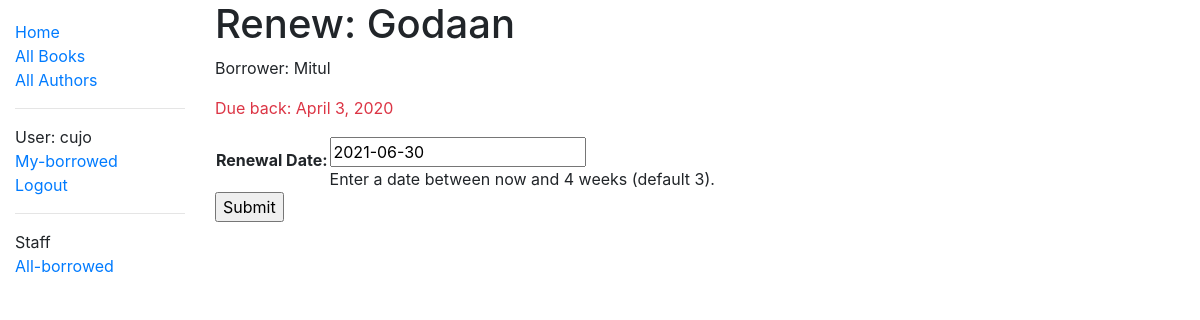
Page /catalog/book/1a88c6c0-4e83-420d-a810-f964c7ec341b/renew/ (signed in) on the committed database.
### catalog/models.py (models this page shows, shortened)
class BookInstance(models.Model):
	id=models.UUIDField(primary_key=True,default=uuid.uuid4,help_text="Unique ID for this book across the library")
	book=models.ForeignKey(Book,on_delete=models.CASCADE,null=True)
	imprint=models.CharField(max_length=200)
	due_back=models.DateField(blank=True,null=True)
	language=models.ForeignKey('Language',on_delete=models.SET_NULL,null=True)
	borrower=models.ForeignKey(User,on_delete=models.SET_NULL,null=True,blank=True)
	LOAN_STATUS = (
    	('m', 'Maintenance'),
    	('o', 'On loan'),
    	('a', 'Available'),
   		('r', 'Reserved'),
	)
	status=models.CharField(max_length=1,choices=LOAN_STATUS,blank=True,default='m',help_text="Book availability")
	@property
	def is_overdue(self):
		if self.due_back and self.due_back<date.today():
			return True
		else:
			return False
	class Meta:
		ordering=['due_back']
		permissions=(("can_mark_returned","Set book as returned"),)

class Book(models.Model):
	title=models.CharField(max_length=200)
	author=models.ForeignKey('Author',on_delete=models.SET_NULL,null=True)
	summary=models.TextField(max_length=1000,help_text="Enter a brief description of the book")
	isbn=models.CharField(max_length=13,help_text="13 Character<a href='https://www.isbn-international.org/content/what-isbn'>ISBN number</a>")
	genre=models.ManyToManyField(Genre,help_text="Select a genre for this book")
	"""This function returns a comma-separated string of genre for a particular book in the admin-site"""
	def display_genre(self):
		return ', '.join(genre.name for genre in self.genre.all()[:3])
	display_genre.short_description="Genre"

### catalog/views.py (the view)
# urls.py: path('book/<uuid:pk>/renew/',views.renew_book_librarian,name='renew-book-librarian'),
@permission_required('catalog.can_mark_returned', raise_exception=True)
def renew_book_librarian(request,pk):
	bookinstance=get_object_or_404(BookInstance,pk=pk)
	if request.method=='POST':
		renewal_form=RenewBookForm(request.POST)
		if renewal_form.is_valid():
			bookinstance.due_back = renewal_form.cleaned_data['due_back']
			bookinstance.save()
			return redirect(reverse('all-borrowed'))
	else:
		proposed_renewal_date=datetime.date.today()+datetime.timedelta(weeks=3)
		renewal_form=RenewBookForm({'due_back':proposed_renewal_date})
	context={
		'book':bookinstance,
		'form':renewal_form,
	}
	return render(request,'catalog/book_renewal_librarian.html',context)

### catalog/forms.py
class RenewBookForm(forms.ModelForm):
	def clean_due_back(self):
		data=self.cleaned_data['due_back']
		if data<datetime.date.today():
			raise ValidationError(_('Invalid date - renewal in past'),code='invalid')
		if data>datetime.date.today()+datetime.timedelta(weeks=4):
			raise ValidationError(_('Invalid date - renewal more than 4 weeks from now'))
		return data
	class Meta:
		model=BookInstance
		fields=['due_back']
		labels={'due_back':_('Renewal Date')}
		help_texts={'due_back':_('Enter a date between now and 4 weeks (default 3).')}

### catalog/templates/catalog/book_renewal_librarian.html (shortened to what this page needs)
{% extends 'catalog/base_generic.html' %}
{% block content %}
	<h1>Renew: {{book.book.title}}</h1>
	<p>Borrower: {{book.borrower.get_username}}</p>
	<p class="{% if book.is_overdue %}text-danger{% endif %}">Due back: {{book.due_back}}</p>
	<form action="{% url 'renew-book-librarian' book.pk %}" method="POST">
		<table>
			{{ form }}
		</table>
		<input type="submit" value="Submit">
	</form>
{% endblock %}

### catalog/templates/catalog/base_generic.html (shortened to what this page needs)
<!DOCTYPE html>
<html lang='en'>
<head>
	<link rel="stylesheet" href="https://stackpath.bootstrapcdn.com/bootstrap/4.1.3/css/bootstrap.min.css">
	{% load static %}
	<link rel="stylesheet" href="{% static 'css/styles.css' %}">
</head>
<body>
	<div class="container-fluid">
		<div class="row">
			<div class="col-sm-2">
			{% block sidebar %}
				<ul class="sidebar-nav">
					<li><a href="{% url 'index' %}">Home</a></li>
					<li><a href="{% url 'books' %}">All Books</a></li>
					<li><a href="{% url 'author' %}">All Authors</a></li><hr>
					{% if user.is_authenticated %}
     					<li>User: {{ user.get_username }}</li>
     					<li><a href="{% url 'my-borrowed' %}">My-borrowed</a></li>
     					<li><a href="{% url 'logout'%}">Logout</a></li>
   					{% else %}
     					<li><a href="{% url 'login'%}">Login</a></li>
						<li><a href="{% url 'register'%}">Register</a></li>
   					{% endif %}
   					{% if perms.catalog.can_mark_returned %}
   					<hr>
   						<li>Staff</li>
   						<li><a href="{% url 'all-borrowed' %}">All-borrowed</a></li>
   					{% endif %}
				</ul>
			{% endblock %}
			</div>
			<div class="col-sm-10">{% block content %}{% endblock %}</div>
		</div>
	</div>
</body>
</html>

### catalog/static/css/styles.css (style rules this page uses)
.sidebar-nav { margin-top: 20px; padding: 0; list-style: none; }

### rows in the picture
BookInstance: book "Godaan", borrower.get_username "Mitul", due_back "April 3, 2020"

### other values in the picture
{{ user.get_username }} "cujo"
